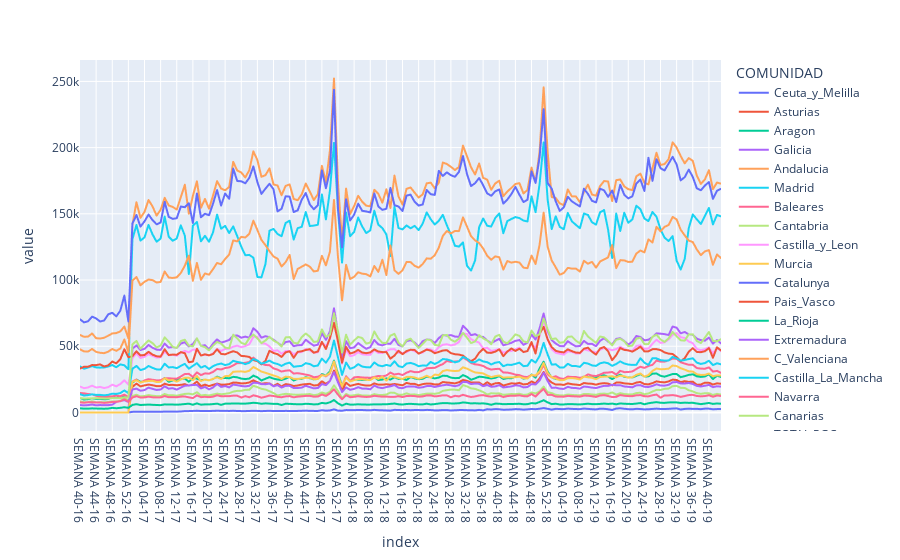

The notebook cell this image was saved under:
### Code cell
import plotly.express as px

fig = px.line(totales_comunidad)
fig.show()

### Figure 1 — Plotly figure (JSON) as saved in the notebook; plotly's stock layout.template omitted (floating-point values rounded to 4 significant figures; data arrays with more than 128 entries replaced by an {"elided": "..."} marker saying what was removed)
{"data": [{"hovertemplate": "COMUNIDAD=Ceuta_y_Melilla<br>index=%{x}<br>value=%{y}<extra></extra>", "legendgroup": "Ceuta_y_Melilla", "line": {"color": "#636efa", "dash": "solid"}, "marker": {"symbol": "circle"}, "mode": "lines", "name": "Ceuta_y_Melilla", "showlegend": true, "type": "scattergl", "x": {"elided": "160 str values"}, "xaxis": "x", "y": {"elided": "160 float values"}, "yaxis": "y"}, {"hovertemplate": "COMUNIDAD=Asturias<br>index=%{x}<br>value=%{y}<extra></extra>", "legendgroup": "Asturias", "line": {"color": "#EF553B", "dash": "solid"}, "marker": {"symbol": "circle"}, "mode": "lines", "name": "Asturias", "showlegend": true, "type": "scattergl", "x": {"elided": "160 str values"}, "xaxis": "x", "y": {"elided": "160 float values"}, "yaxis": "y"}, {"hovertemplate": "COMUNIDAD=Aragon<br>index=%{x}<br>value=%{y}<extra></extra>", "legendgroup": "Aragon", "line": {"color": "#00cc96", "dash": "solid"}, "marker": {"symbol": "circle"}, "mode": "lines", "name": "Aragon", "showlegend": true, "type": "scattergl", "x": {"elided": "160 str values"}, "xaxis": "x", "y": {"elided": "160 float values"}, "yaxis": "y"}, {"hovertemplate": "COMUNIDAD=Galicia<br>index=%{x}<br>value=%{y}<extra></extra>", "legendgroup": "Galicia", "line": {"color": "#ab63fa", "dash": "solid"}, "marker": {"symbol": "circle"}, "mode": "lines", "name": "Galicia", "showlegend": true, "type": "scattergl", "x": {"elided": "160 str values"}, "xaxis": "x", "y": {"elided": "160 float values"}, "yaxis": "y"}, {"hovertemplate": "COMUNIDAD=Andalucia<br>index=%{x}<br>value=%{y}<extra></extra>", "legendgroup": "Andalucia", "line": {"color": "#FFA15A", "dash": "solid"}, "marker": {"symbol": "circle"}, "mode": "lines", "name": "Andalucia", "showlegend": true, "type": "scattergl", "x": {"elided": "160 str values"}, "xaxis": "x", "y": {"elided": "160 float values"}, "yaxis": "y"}, {"hovertemplate": "COMUNIDAD=Madrid<br>index=%{x}<br>value=%{y}<extra></extra>", "legendgroup": "Madrid", "line": {"color": "#19d3f3", "dash": "solid"}, "marker": {"symbol": "circle"}, "mode": "lines", "name": "Madrid", "showlegend": true, "type": "scattergl", "x": {"elided": "160 str values"}, "xaxis": "x", "y": {"elided": "160 float values"}, "yaxis": "y"}, {"hovertemplate": "COMUNIDAD=Baleares<br>index=%{x}<br>value=%{y}<extra></extra>", "legendgroup": "Baleares", "line": {"color": "#FF6692", "dash": "solid"}, "marker": {"symbol": "circle"}, "mode": "lines", "name": "Baleares", "showlegend": true, "type": "scattergl", "x": {"elided": "160 str values"}, "xaxis": "x", "y": {"elided": "160 float values"}, "yaxis": "y"}, {"hovertemplate": "COMUNIDAD=Cantabria<br>index=%{x}<br>value=%{y}<extra></extra>", "legendgroup": "Cantabria", "line": {"color": "#B6E880", "dash": "solid"}, "marker": {"symbol": "circle"}, "mode": "lines", "name": "Cantabria", "showlegend": true, "type": "scattergl", "x": {"elided": "160 str values"}, "xaxis": "x", "y": {"elided": "160 float values"}, "yaxis": "y"}, {"hovertemplate": "COMUNIDAD=Castilla_y_Leon<br>index=%{x}<br>value=%{y}<extra></extra>", "legendgroup": "Castilla_y_Leon", "line": {"color": "#FF97FF", "dash": "solid"}, "marker": {"symbol": "circle"}, "mode": "lines", "name": "Castilla_y_Leon", "showlegend": true, "type": "scattergl", "x": {"elided": "160 str values"}, "xaxis": "x", "y": {"elided": "160 float values"}, "yaxis": "y"}, {"hovertemplate": "COMUNIDAD=Murcia<br>index=%{x}<br>value=%{y}<extra></extra>", "legendgroup": "Murcia", "line": {"color": "#FECB52", "dash": "solid"}, "marker": {"symbol": "circle"}, "mode": "lines", "name": "Murcia", "showlegend": true, "type": "scattergl", "x": {"elided": "160 str values"}, "xaxis": "x", "y": {"elided": "160 float values"}, "yaxis": "y"}, {"hovertemplate": "COMUNIDAD=Catalunya<br>index=%{x}<br>value=%{y}<extra></extra>", "legendgroup": "Catalunya", "line": {"color": "#636efa", "dash": "solid"}, "marker": {"symbol": "circle"}, "mode": "lines", "name": "Catalunya", "showlegend": true, "type": "scattergl", "x": {"elided": "160 str values"}, "xaxis": "x", "y": {"elided": "160 float values"}, "yaxis": "y"}, {"hovertemplate": "COMUNIDAD=Pais_Vasco<br>index=%{x}<br>value=%{y}<extra></extra>", "legendgroup": "Pais_Vasco", "line": {"color": "#EF553B", "dash": "solid"}, "marker": {"symbol": "circle"}, "mode": "lines", "name": "Pais_Vasco", "showlegend": true, "type": "scattergl", "x": {"elided": "160 str values"}, "xaxis": "x", "y": {"elided": "160 float values"}, "yaxis": "y"}, {"hovertemplate": "COMUNIDAD=La_Rioja<br>index=%{x}<br>value=%{y}<extra></extra>", "legendgroup": "La_Rioja", "line": {"color": "#00cc96", "dash": "solid"}, "marker": {"symbol": "circle"}, "mode": "lines", "name": "La_Rioja", "showlegend": true, "type": "scattergl", "x": {"elided": "160 str values"}, "xaxis": "x", "y": {"elided": "160 float values"}, "yaxis": "y"}, {"hovertemplate": "COMUNIDAD=Extremadura<br>index=%{x}<br>value=%{y}<extra></extra>", "legendgroup": "Extremadura", "line": {"color": "#ab63fa", "dash": "solid"}, "marker": {"symbol": "circle"}, "mode": "lines", "name": "Extremadura", "showlegend": true, "type": "scattergl", "x": {"elided": "160 str values"}, "xaxis": "x", "y": {"elided": "160 float values"}, "yaxis": "y"}, {"hovertemplate": "COMUNIDAD=C_Valenciana<br>index=%{x}<br>value=%{y}<extra></extra>", "legendgroup": "C_Valenciana", "line": {"color": "#FFA15A", "dash": "solid"}, "marker": {"symbol": "circle"}, "mode": "lines", "name": "C_Valenciana", "showlegend": true, "type": "scattergl", "x": {"elided": "160 str values"}, "xaxis": "x", "y": {"elided": "160 float values"}, "yaxis": "y"}, {"hovertemplate": "COMUNIDAD=Castilla_La_Mancha<br>index=%{x}<br>value=%{y}<extra></extra>", "legendgroup": "Castilla_La_Mancha", "line": {"color": "#19d3f3", "dash": "solid"}, "marker": {"symbol": "circle"}, "mode": "lines", "name": "Castilla_La_Mancha", "showlegend": true, "type": "scattergl", "x": {"elided": "160 str values"}, "xaxis": "x", "y": {"elided": "160 float values"}, "yaxis": "y"}, {"hovertemplate": "COMUNIDAD=Navarra<br>index=%{x}<br>value=%{y}<extra></extra>", "legendgroup": "Navarra", "line": {"color": "#FF6692", "dash": "solid"}, "marker": {"symbol": "circle"}, "mode": "lines", "name": "Navarra", "showlegend": true, "type": "scattergl", "x": {"elided": "160 str values"}, "xaxis": "x", "y": {"elided": "160 float values"}, "yaxis": "y"}, {"hovertemplate": "COMUNIDAD=Canarias<br>index=%{x}<br>value=%{y}<extra></extra>", "legendgroup": "Canarias", "line": {"color": "#B6E880", "dash": "solid"}, "marker": {"symbol": "circle"}, "mode": "lines", "name": "Canarias", "showlegend": true, "type": "scattergl", "x": {"elided": "160 str values"}, "xaxis": "x", "y": {"elided": "160 float values"}, "yaxis": "y"}, {"hovertemplate": "COMUNIDAD=TOTAL PGC<br>index=%{x}<br>value=%{y}<extra></extra>", "legendgroup": "TOTAL PGC", "line": {"color": "#FF97FF", "dash": "solid"}, "marker": {"symbol": "circle"}, "mode": "lines", "name": "TOTAL PGC", "showlegend": true, "type": "scattergl", "x": {"elided": "160 str values"}, "xaxis": "x", "y": {"elided": "160 str values"}, "yaxis": "y"}], "layout": {"legend": {"title": {"text": "COMUNIDAD"}, "tracegroupgap": 0}, "margin": {"t": 60}, "xaxis": {"anchor": "y", "domain": [0, 1], "title": {"text": "index"}}, "yaxis": {"anchor": "x", "domain": [0, 1], "title": {"text": "value"}}}}
